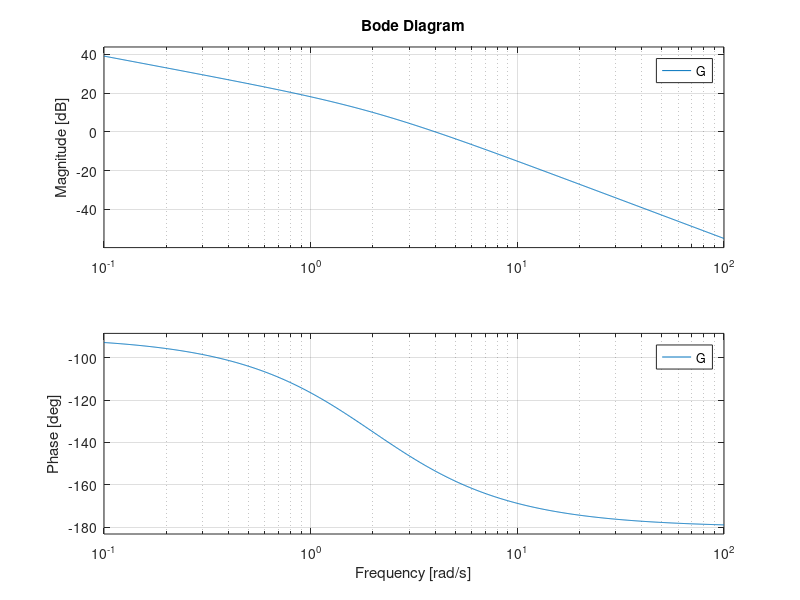
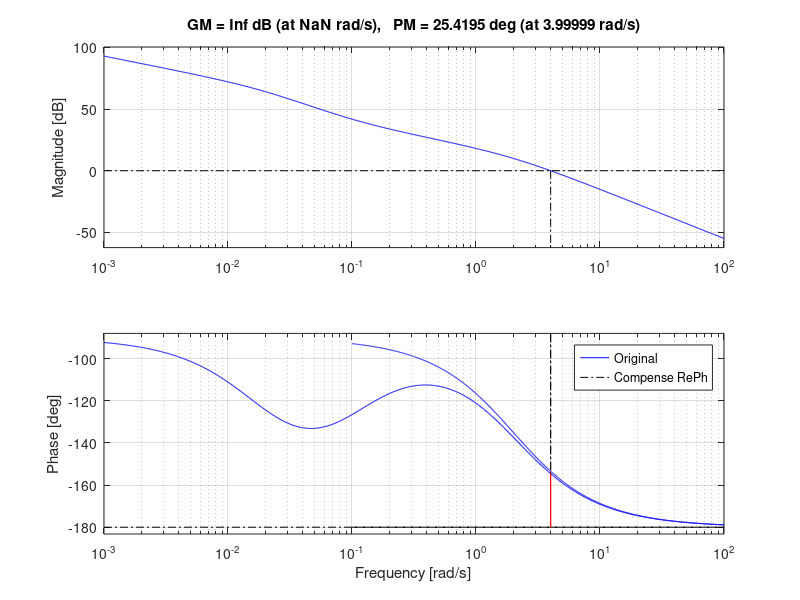

The MATLAB source for these figures, in order:


clc
close all
clear all


%% Probleme 14

% a)
num = [17.8885];
den = [1    2       0];

% soit la FTBO suivante
G = tf(num, den)

figure
bode(G)
grid on






% b)
numGr = 0.9997 * [1     0.10];
denGr =  [1     0.02];
Gr = tf(numGr, denGr)


figure
margin(G)
hold on
margin(G*Gr)
grid on
legend("Original", "Compense RePh")





% c)







% d)









% % e)
% syms s
% Kp = 0.9997;
% Ki = 0.10;
% numPI = Kp + Ki/s
% 
% 





